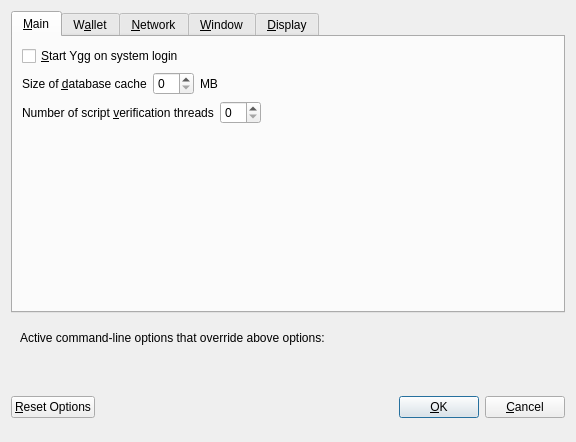
<?xml version="1.0" encoding="UTF-8"?>
<ui version="4.0">
 <class>OptionsDialog</class>
 <widget class="QDialog" name="OptionsDialog">
  <property name="geometry">
   <rect>
    <x>0</x>
    <y>0</y>
    <width>576</width>
    <height>442</height>
   </rect>
  </property>
  <property name="windowTitle">
   <string>Options</string>
  </property>
  <property name="modal">
   <bool>true</bool>
  </property>
  <layout class="QVBoxLayout" name="verticalLayout">
   <item>
    <widget class="QTabWidget" name="tabWidget">
     <property name="currentIndex">
      <number>0</number>
     </property>
     <widget class="QWidget" name="tabMain">
      <attribute name="title">
       <string>&amp;Main</string>
      </attribute>
      <layout class="QVBoxLayout" name="verticalLayout_Main">
       <item>
        <widget class="QCheckBox" name="bitcoinAtStartup">
         <property name="toolTip">
          <string>Automatically start Ygg after logging in to the system.</string>
         </property>
         <property name="text">
          <string>&amp;Start Ygg on system login</string>
         </property>
        </widget>
       </item>
       <item>
        <layout class="QHBoxLayout" name="horizontalLayout_2_Main">
         <item>
          <widget class="QLabel" name="databaseCacheLabel">
           <property name="text">
            <string>Size of &amp;database cache</string>
           </property>
           <property name="textFormat">
            <enum>Qt::PlainText</enum>
           </property>
           <property name="buddy">
            <cstring>databaseCache</cstring>
           </property>
          </widget>
         </item>
         <item>
          <widget class="QSpinBox" name="databaseCache"/>
         </item>
         <item>
          <widget class="QLabel" name="databaseCacheUnitLabel">
           <property name="text">
            <string>MB</string>
           </property>
           <property name="textFormat">
            <enum>Qt::PlainText</enum>
           </property>
          </widget>
         </item>
         <item>
          <spacer name="horizontalSpacer_2_Main">
           <property name="orientation">
            <enum>Qt::Horizontal</enum>
           </property>
           <property name="sizeHint" stdset="0">
            <size>
             <width>40</width>
             <height>20</height>
            </size>
           </property>
          </spacer>
         </item>
        </layout>
       </item>
       <item>
        <layout class="QHBoxLayout" name="horizontalLayout_3_Main">
         <item>
          <widget class="QLabel" name="threadsScriptVerifLabel">
           <property name="text">
            <string>Number of script &amp;verification threads</string>
           </property>
           <property name="textFormat">
            <enum>Qt::PlainText</enum>
           </property>
           <property name="buddy">
            <cstring>threadsScriptVerif</cstring>
           </property>
          </widget>
         </item>
         <item>
          <widget class="QSpinBox" name="threadsScriptVerif">
           <property name="toolTip">
            <string>(0 = auto, &lt;0 = leave that many cores free)</string>
           </property>
          </widget>
         </item>
         <item>
          <spacer name="horizontalSpacer_3_Main">
           <property name="orientation">
            <enum>Qt::Horizontal</enum>
           </property>
           <property name="sizeHint" stdset="0">
            <size>
             <width>40</width>
             <height>20</height>
            </size>
           </property>
          </spacer>
         </item>
        </layout>
       </item>
       <item>
        <spacer name="verticalSpacer_2">
         <property name="orientation">
          <enum>Qt::Vertical</enum>
         </property>
         <property name="sizeHint" stdset="0">
          <size>
           <width>20</width>
           <height>40</height>
          </size>
         </property>
        </spacer>
       </item>
      </layout>
     </widget>
     <widget class="QWidget" name="tabWallet">
      <attribute name="title">
       <string>W&amp;allet</string>
      </attribute>
      <layout class="QVBoxLayout" name="verticalLayout_Wallet">
       <item>
        <layout class="QHBoxLayout" name="horizontalLayout_2_Wallet">
         <item>
          <widget class="QLabel" name="labelStakeSplitThresholdText">
           <property name="text">
            <string>Stake split threshold:</string>
           </property>
          </widget>
         </item>
         <item>
          <widget class="QSpinBox" name="spinBoxStakeSplitThreshold">
           <property name="minimum">
            <number>1</number>
           </property>
           <property name="maximum">
            <number>999999</number>
           </property>
          </widget>
         </item>
        </layout>
       </item>
       <item>
        <widget class="QGroupBox" name="groupBox">
         <property name="title">
          <string>Expert</string>
         </property>
         <layout class="QVBoxLayout" name="verticalLayout_2">
          <item>
           <widget class="QCheckBox" name="coinControlFeatures">
            <property name="toolTip">
             <string>Whether to show coin control features or not.</string>
            </property>
            <property name="text">
             <string>Enable coin &amp;control features</string>
            </property>
           </widget>
          </item>
          <item>
           <widget class="QCheckBox" name="showMasternodesTab">
            <property name="toolTip">
             <string>Show additional tab listing all your masternodes in first sub-tab&lt;br/&gt;and all masternodes on the network in second sub-tab.</string>
            </property>
            <property name="text">
             <string>Show Masternodes Tab</string>
            </property>
           </widget>
          </item>
          <item>
           <widget class="QCheckBox" name="spendZeroConfChange">
            <property name="toolTip">
             <string>If you disable the spending of unconfirmed change, the change from a transaction&lt;br/&gt;cannot be used until that transaction has at least one confirmation.&lt;br/&gt;This also affects how your balance is computed.</string>
            </property>
            <property name="text">
             <string>&amp;Spend unconfirmed change</string>
            </property>
           </widget>
          </item>
         </layout>
        </widget>
       </item>
       <item>
        <spacer name="verticalSpacer_Wallet">
         <property name="orientation">
          <enum>Qt::Vertical</enum>
         </property>
         <property name="sizeHint" stdset="0">
          <size>
           <width>20</width>
           <height>40</height>
          </size>
         </property>
        </spacer>
       </item>
      </layout>
     </widget>
     <widget class="QWidget" name="tabNetwork">
      <attribute name="title">
       <string>&amp;Network</string>
      </attribute>
      <layout class="QVBoxLayout" name="verticalLayout_Network">
       <item>
        <widget class="QCheckBox" name="mapPortUpnp">
         <property name="toolTip">
          <string>Automatically open the Ygg client port on the router. This only works when your router supports UPnP and it is enabled.</string>
         </property>
         <property name="text">
          <string>Map port using &amp;UPnP</string>
         </property>
        </widget>
       </item>
       <item>
        <widget class="QCheckBox" name="allowIncoming">
         <property name="toolTip">
          <string>Accept connections from outside</string>
         </property>
         <property name="text">
          <string>Allow incoming connections</string>
         </property>
        </widget>
       </item>
       <item>
        <widget class="QCheckBox" name="connectSocks">
         <property name="toolTip">
          <string>Connect to the Ygg network through a SOCKS5 proxy.</string>
         </property>
         <property name="text">
          <string>&amp;Connect through SOCKS5 proxy (default proxy):</string>
         </property>
        </widget>
       </item>
       <item>
        <layout class="QHBoxLayout" name="horizontalLayout_1_Network">
         <item>
          <widget class="QLabel" name="proxyIpLabel">
           <property name="text">
            <string>Proxy &amp;IP:</string>
           </property>
           <property name="textFormat">
            <enum>Qt::PlainText</enum>
           </property>
           <property name="buddy">
            <cstring>proxyIp</cstring>
           </property>
          </widget>
         </item>
         <item>
          <widget class="QValidatedLineEdit" name="proxyIp">
           <property name="minimumSize">
            <size>
             <width>140</width>
             <height>0</height>
            </size>
           </property>
           <property name="maximumSize">
            <size>
             <width>140</width>
             <height>16777215</height>
            </size>
           </property>
           <property name="toolTip">
            <string>IP address of the proxy (e.g. IPv4: 127.0.0.1 / IPv6: ::1)</string>
           </property>
          </widget>
         </item>
         <item>
          <widget class="QLabel" name="proxyPortLabel">
           <property name="text">
            <string>&amp;Port:</string>
           </property>
           <property name="textFormat">
            <enum>Qt::PlainText</enum>
           </property>
           <property name="buddy">
            <cstring>proxyPort</cstring>
           </property>
          </widget>
         </item>
         <item>
          <widget class="QLineEdit" name="proxyPort">
           <property name="minimumSize">
            <size>
             <width>55</width>
             <height>0</height>
            </size>
           </property>
           <property name="maximumSize">
            <size>
             <width>55</width>
             <height>16777215</height>
            </size>
           </property>
           <property name="toolTip">
            <string>Port of the proxy (e.g. 9050)</string>
           </property>
          </widget>
         </item>
         <item>
          <spacer name="horizontalSpacer_1_Network">
           <property name="orientation">
            <enum>Qt::Horizontal</enum>
           </property>
           <property name="sizeHint" stdset="0">
            <size>
             <width>40</width>
             <height>20</height>
            </size>
           </property>
          </spacer>
         </item>
        </layout>
       </item>
       <item>
        <spacer name="verticalSpacer_Network">
         <property name="orientation">
          <enum>Qt::Vertical</enum>
         </property>
         <property name="sizeHint" stdset="0">
          <size>
           <width>20</width>
           <height>40</height>
          </size>
         </property>
        </spacer>
       </item>
      </layout>
     </widget>
     <widget class="QWidget" name="tabWindow">
      <attribute name="title">
       <string>&amp;Window</string>
      </attribute>
      <layout class="QVBoxLayout" name="verticalLayout_Window">
       <item>
        <widget class="QCheckBox" name="minimizeToTray">
         <property name="toolTip">
          <string>Show only a tray icon after minimizing the window.</string>
         </property>
         <property name="text">
          <string>&amp;Minimize to the tray instead of the taskbar</string>
         </property>
        </widget>
       </item>
       <item>
        <widget class="QCheckBox" name="minimizeOnClose">
         <property name="toolTip">
          <string>Minimize instead of exit the application when the window is closed. When this option is enabled, the application will be closed only after selecting Quit in the menu.</string>
         </property>
         <property name="text">
          <string>M&amp;inimize on close</string>
         </property>
        </widget>
       </item>
       <item>
        <spacer name="verticalSpacer_Window">
         <property name="orientation">
          <enum>Qt::Vertical</enum>
         </property>
         <property name="sizeHint" stdset="0">
          <size>
           <width>20</width>
           <height>40</height>
          </size>
         </property>
        </spacer>
       </item>
      </layout>
     </widget>
     <widget class="QWidget" name="tabDisplay">
      <attribute name="title">
       <string>&amp;Display</string>
      </attribute>
      <layout class="QVBoxLayout" name="verticalLayout_Display">
       <item>
        <layout class="QHBoxLayout" name="horizontalLayout_1_Display">
         <item>
          <widget class="QLabel" name="langLabel">
           <property name="text">
            <string>User Interface &amp;language:</string>
           </property>
           <property name="textFormat">
            <enum>Qt::PlainText</enum>
           </property>
           <property name="buddy">
            <cstring>lang</cstring>
           </property>
          </widget>
         </item>
         <item>
          <widget class="QValueComboBox" name="lang">
           <property name="toolTip">
            <string>The user interface language can be set here. This setting will take effect after restarting Ygg.</string>
           </property>
          </widget>
         </item>
        </layout>
       </item>
       <item>
        <widget class="Line" name="line">
         <property name="orientation">
          <enum>Qt::Horizontal</enum>
         </property>
        </widget>
       </item>
       <item>
        <layout class="QHBoxLayout" name="horizontalLayout_2_Display">
         <item>
          <widget class="QLabel" name="unitLabel">
           <property name="text">
            <string>&amp;Unit to show amounts in:</string>
           </property>
           <property name="textFormat">
            <enum>Qt::PlainText</enum>
           </property>
           <property name="buddy">
            <cstring>unit</cstring>
           </property>
          </widget>
         </item>
         <item>
          <widget class="QValueComboBox" name="unit">
           <property name="toolTip">
            <string>Choose the default subdivision unit to show in the interface and when sending coins.</string>
           </property>
          </widget>
         </item>
        </layout>
       </item>
       <item>
        <layout class="QHBoxLayout" name="horizontalLayout_5_Display">
         <item>
          <widget class="QLabel" name="digitsLabel">
           <property name="text">
            <string>Decimal digits</string>
           </property>
          </widget>
         </item>
         <item>
          <widget class="QValueComboBox" name="digits"/>
         </item>
        </layout>
       </item>
       <item>
        <layout class="QHBoxLayout" name="horizontalLayout_3_Display">
         <item>
          <widget class="QLabel" name="thirdPartyTxUrlsLabel">
           <property name="toolTip">
            <string>Third party URLs (e.g. a block explorer) that appear in the transactions tab as context menu items. %s in the URL is replaced by transaction hash. Multiple URLs are separated by vertical bar |.</string>
           </property>
           <property name="text">
            <string>Third party transaction URLs</string>
           </property>
           <property name="buddy">
            <cstring>thirdPartyTxUrls</cstring>
           </property>
          </widget>
         </item>
         <item>
          <widget class="QLineEdit" name="thirdPartyTxUrls">
           <property name="toolTip">
            <string>Third party URLs (e.g. a block explorer) that appear in the transactions tab as context menu items. %s in the URL is replaced by transaction hash. Multiple URLs are separated by vertical bar |.</string>
           </property>
          </widget>
         </item>
        </layout>
       </item>
       <item>
        <spacer name="verticalSpacer">
         <property name="orientation">
          <enum>Qt::Vertical</enum>
         </property>
         <property name="sizeHint" stdset="0">
          <size>
           <width>20</width>
           <height>40</height>
          </size>
         </property>
        </spacer>
       </item>
      </layout>
     </widget>
    </widget>
   </item>
   <item>
    <widget class="QFrame" name="frame">
     <layout class="QVBoxLayout" name="verticalLayout_Bottom">
      <item>
       <layout class="QHBoxLayout" name="horizontalLayout_Bottom">
        <item>
         <widget class="QLabel" name="overriddenByCommandLineInfoLabel">
          <property name="text">
           <string>Active command-line options that override above options:</string>
          </property>
          <property name="textFormat">
           <enum>Qt::PlainText</enum>
          </property>
         </widget>
        </item>
        <item>
         <spacer name="horizontalSpacer_Bottom">
          <property name="orientation">
           <enum>Qt::Horizontal</enum>
          </property>
          <property name="sizeHint" stdset="0">
           <size>
            <width>40</width>
            <height>20</height>
           </size>
          </property>
         </spacer>
        </item>
       </layout>
      </item>
      <item>
       <widget class="QLabel" name="overriddenByCommandLineLabel">
        <property name="text">
         <string/>
        </property>
        <property name="textFormat">
         <enum>Qt::PlainText</enum>
        </property>
        <property name="wordWrap">
         <bool>true</bool>
        </property>
       </widget>
      </item>
     </layout>
    </widget>
   </item>
   <item>
    <layout class="QHBoxLayout" name="horizontalLayout_Buttons">
     <item>
      <widget class="QPushButton" name="resetButton">
       <property name="toolTip">
        <string>Reset all client options to default.</string>
       </property>
       <property name="text">
        <string>&amp;Reset Options</string>
       </property>
       <property name="autoDefault">
        <bool>false</bool>
       </property>
      </widget>
     </item>
     <item>
      <spacer name="horizontalSpacer_1">
       <property name="orientation">
        <enum>Qt::Horizontal</enum>
       </property>
       <property name="sizeHint" stdset="0">
        <size>
         <width>40</width>
         <height>48</height>
        </size>
       </property>
      </spacer>
     </item>
     <item>
      <widget class="QLabel" name="statusLabel">
       <property name="minimumSize">
        <size>
         <width>200</width>
         <height>0</height>
        </size>
       </property>
       <property name="font">
        <font>
         <weight>75</weight>
         <bold>true</bold>
        </font>
       </property>
       <property name="text">
        <string/>
       </property>
       <property name="textFormat">
        <enum>Qt::PlainText</enum>
       </property>
       <property name="wordWrap">
        <bool>true</bool>
       </property>
      </widget>
     </item>
     <item>
      <spacer name="horizontalSpacer_2">
       <property name="orientation">
        <enum>Qt::Horizontal</enum>
       </property>
       <property name="sizeHint" stdset="0">
        <size>
         <width>40</width>
         <height>48</height>
        </size>
       </property>
      </spacer>
     </item>
     <item>
      <widget class="QPushButton" name="okButton">
       <property name="text">
        <string>&amp;OK</string>
       </property>
       <property name="autoDefault">
        <bool>false</bool>
       </property>
       <property name="default">
        <bool>true</bool>
       </property>
      </widget>
     </item>
     <item>
      <widget class="QPushButton" name="cancelButton">
       <property name="text">
        <string>&amp;Cancel</string>
       </property>
       <property name="autoDefault">
        <bool>false</bool>
       </property>
      </widget>
     </item>
    </layout>
   </item>
  </layout>
 </widget>
 <customwidgets>
  <customwidget>
   <class>QValidatedLineEdit</class>
   <extends>QLineEdit</extends>
   <header>qvalidatedlineedit.h</header>
  </customwidget>
  <customwidget>
   <class>QValueComboBox</class>
   <extends>QComboBox</extends>
   <header>qvaluecombobox.h</header>
  </customwidget>
 </customwidgets>
 <resources/>
 <connections/>
</ui>
